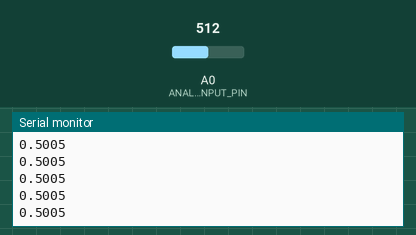
This sketch was run on a simulated Arduino Uno, built with avr-gcc and run on an emulated ATmega328P. On the bench: the last lines printed to the serial monitor. Inputs (shaded band) come from the test bench; at power-on: A0 (ANALOG_INPUT_PIN) = 512.

Above: at 1.2 s.
1.3 s: A0 (ANALOG_INPUT_PIN) set to 716
At 2.4 s:
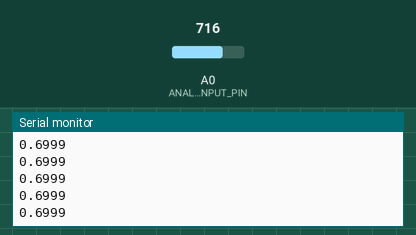
2.8 s: A0 (ANALOG_INPUT_PIN) set to 900
At 3.4 s:
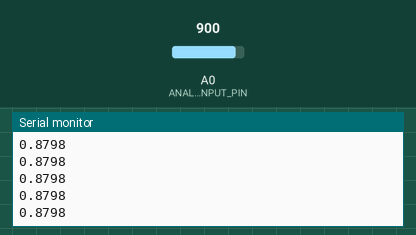
Timing chart, 0 to 5.8 s (numbered marks = the images above; inputs shaded):
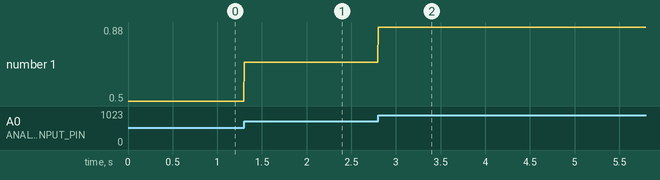

Measured:
- after the input at 1.3 s, the serial monitor: prints a new line at once (image 1)
- after the input at 2.8 s, the serial monitor: prints a new line at once (image 2)
- plotted number 1: 0.5 → 0.7 after the input at 1.3 s, 0.7 → 0.88 after the input at 2.8 s

The sketch:

AnalogOut.ino
```cpp
/**
 * Reads in an analog value and sends a normalized value [0, 1] inclusive
 * over the serial port with 4 decimal point precision.
 *
 * By Jon E. Froehlich
 * @jonfroehlich
 * http://makeabilitylab.io
 *
 */

const int DELAY_MS = 5;

const int ANALOG_INPUT_PIN = A0;
const int MAX_ANALOG_INPUT = 1023;

int _lastAnalogVal = -1;

// If false, only sends new data when the new analog value does not
// equal the last analog value. If true, always sends the data
boolean _alwaysSendData = true;

void setup() {
  Serial.begin(115200);
}

void loop() {

  // Get the new analog value
  int analogVal = analogRead(ANALOG_INPUT_PIN);

  // If the analog value has changed, send a new one over serial
  if(_alwaysSendData || _lastAnalogVal != analogVal){
    float sizeFrac = analogVal / (float)MAX_ANALOG_INPUT;
    Serial.println(sizeFrac, 4); // 4 decimal point precision
  }

  _lastAnalogVal = analogVal;
  delay(DELAY_MS);
}
```
